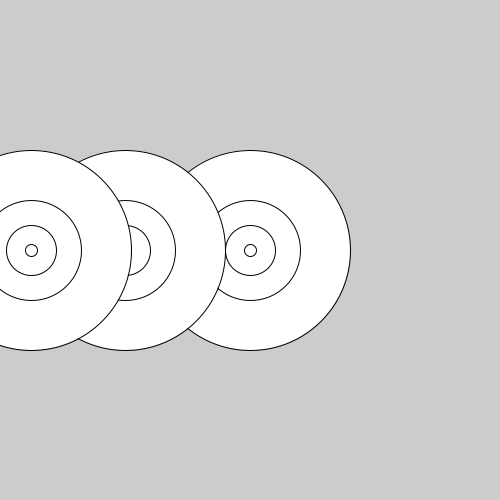
Frame 1 (no input)
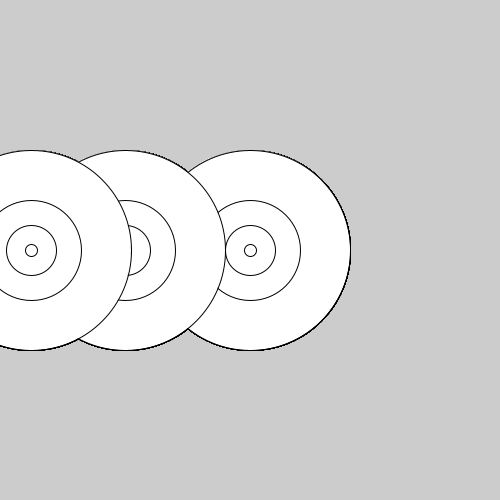
Frame 60 (the mouse pressed at the canvas centre just before this capture)
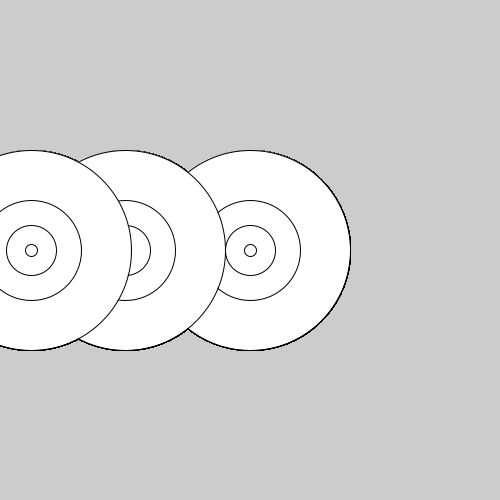
Frame 120 (the mouse held since frame 60 and released just before this capture)

The Processing sketch that drew these frames (run headless with seeded random() and noise(); from frame 60 on, the mouse is pressed at the canvas centre):

// Processing sketch: funcion_simple
// ── funcion_simple.pde
//un uso simple de una función
void setup() {
  size(500,500);
  smooth();
}

void draw() {
  innerCircle(width/2,height/2);
  innerCircle(width/4,height/2);
  innerCircle(width/16,height/2);
}

void innerCircle(int x, int y) {
  int diameter = 200;

  ellipse(x,y, diameter, diameter);
  ellipse(x,y, diameter/2, diameter/2);
  ellipse(x,y, diameter/4, diameter/4);
  ellipse(x,y, diameter/16, diameter/16);
}
